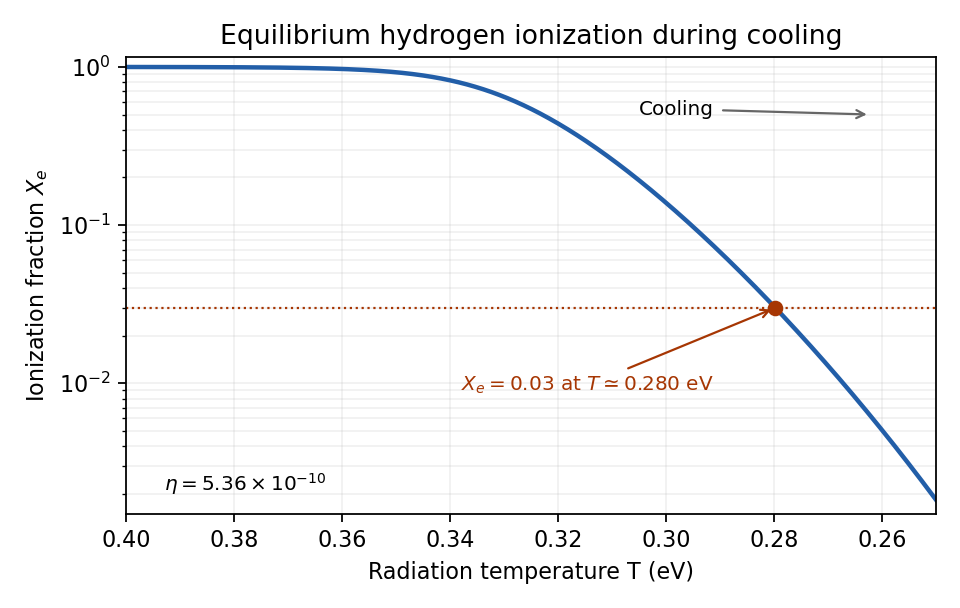

Reproduce this figure in Python.
"""Hydrogen-only Saha curve: Python 3.14.4, NumPy 2.3.5, Matplotlib 3.10.7.

Writes an opaque PNG basename to the caller's CWD. Honors MPLCONFIGDIR.
"""
from pathlib import Path
import matplotlib
matplotlib.use("Agg")
import matplotlib.pyplot as plt
import numpy as np

ETA = 5.36e-10
M_E = 511000.0
IONIZATION_ENERGY = 13.6
ZETA_THREE = 1.202056903159594


def ionized_fraction(temperature):
    temperature = np.asarray(temperature)
    log_a = (np.log(2 * ZETA_THREE / np.pi**2 * ETA)
             + 1.5 * np.log(2 * np.pi * temperature / M_E)
             + IONIZATION_ENERGY / temperature)
    return 2 / (1 + np.sqrt(1 + 4 * np.exp(log_a)))


def main():
    left, right = .25, .34
    for _ in range(60):
        mid = (left + right) / 2
        if ionized_fraction(mid) < .03:
            left = mid
        else:
            right = mid
    crossing = (left + right) / 2
    samples = np.unique(np.r_[np.linspace(.25, .40, 700), crossing, .30, .28, .27])
    fig, ax = plt.subplots(figsize=(6.0, 3.8), dpi=160, facecolor="white")
    ax.set_facecolor("white")
    ax.plot(samples, ionized_fraction(samples), color="#225ea8", lw=2)
    ax.axhline(.03, color="#a63603", ls=":", lw=1)
    ax.scatter([crossing], [.03], color="#a63603", zorder=5)
    ax.annotate(fr"$X_e=0.03$ at $T\simeq{crossing:.3f}$ eV",
                xy=(crossing, .03), xytext=(.338, .009), fontsize=9, color="#a63603",
                arrowprops={"arrowstyle": "->", "color": "#a63603"})
    ax.annotate("Cooling", xy=(.262, .50), xytext=(.305, .50), fontsize=9,
                arrowprops={"arrowstyle": "->", "color": "0.4"})
    ax.text(.393, .0021, r"$\eta=5.36\times10^{-10}$", fontsize=9)
    ax.set(xlim=(.40, .25), ylim=(.0015, 1.15), yscale="log",
           xlabel="Radiation temperature T (eV)", ylabel=r"Ionization fraction $X_e$",
           title="Equilibrium hydrogen ionization during cooling")
    ax.grid(alpha=.18, which="both")
    fig.tight_layout()
    fig.savefig(Path("paper-62-saha-ionization.png"), facecolor="white", transparent=False)
    plt.close(fig)


if __name__ == "__main__":
    main()
